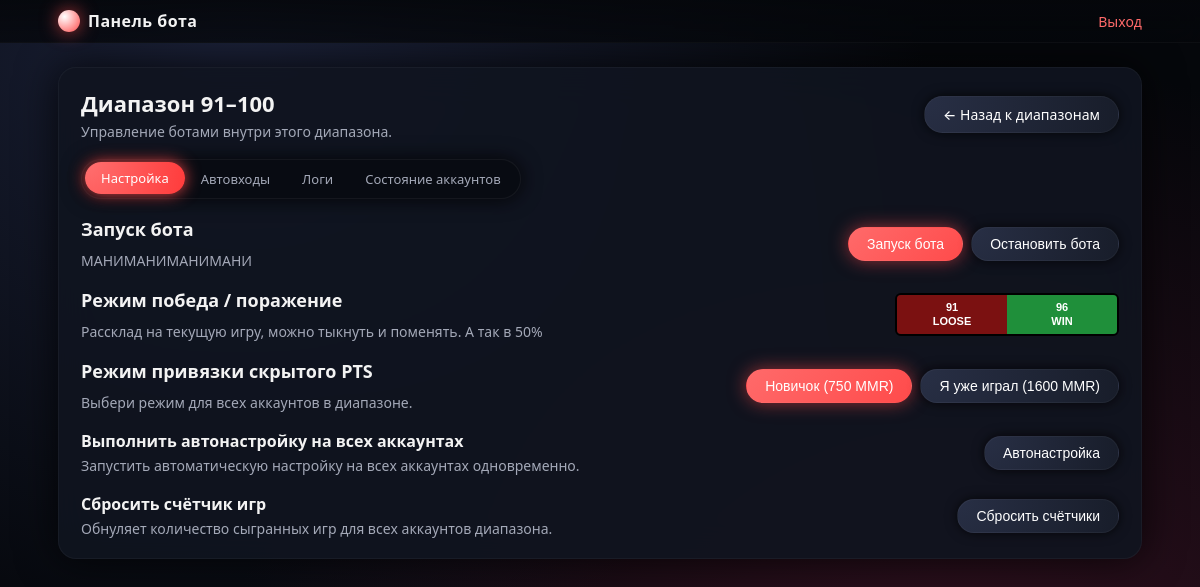
The page /range/11 (signed in) on the database as committed earlier.
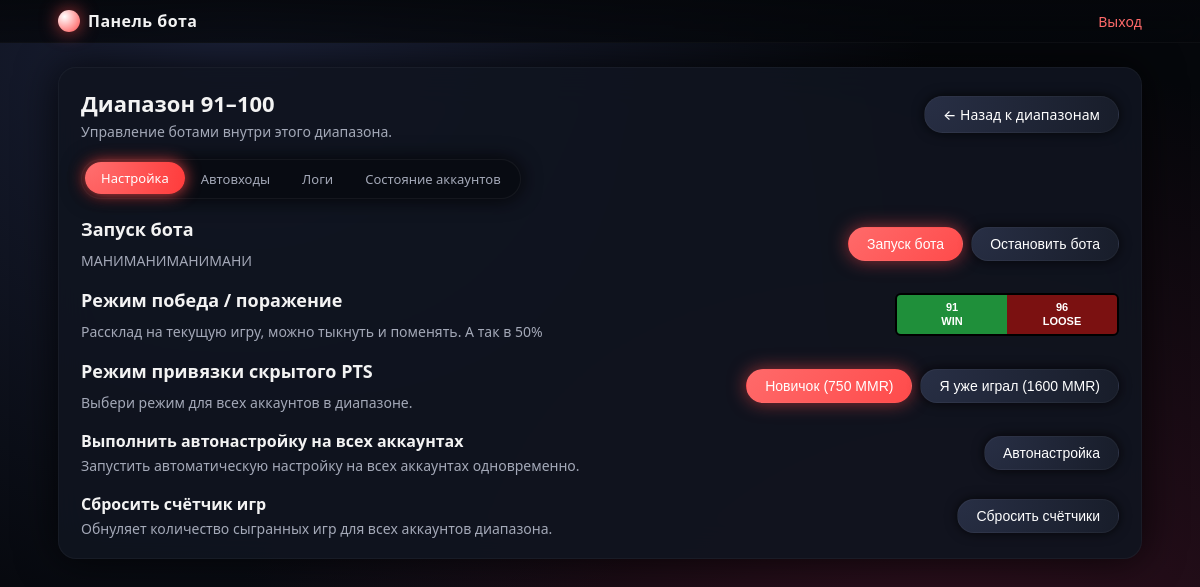
The same page on the database as committed later.
### server.py (the view)
@app.route("/range/<int:range_id>")
@login_required
def user_range(range_id: int):
    user = current_user()
    rng = NumberRange.query.get_or_404(range_id)
    if not user.is_super_admin and rng.user_id != user.id:
        flash("У вас нет прав на этот диапазон.", "danger")
        return redirect(url_for("user_dashboard"))
    tab = request.args.get("tab", "settings")
    if tab not in ("settings", "autologin", "logs", "state"):
        tab = "settings"
    jobs = AutoLoginJob.query.filter_by(range_id=rng.id).order_by(
        AutoLoginJob.id.desc()
    ).all()
    logs = AutoLoginLog.query.filter_by(range_id=rng.id).order_by(
        AutoLoginLog.created_at.desc()
    ).limit(200).all()
    states = AccountState.query.filter_by(range_id=rng.id).order_by(
        AccountState.number,
        AccountState.steam_id,
    ).all()
    return render_template(
        "user_range.html",
        user=user,
        rng=rng,
        tab=tab,
        jobs=jobs,
        logs=logs,
        states=states,
    )

### server.py (called while the page is built)
def login_required(f):
    @wraps(f)
    def wrapper(*args, **kwargs):
        if "user_id" not in session:
            return redirect(url_for("login"))
        return f(*args, **kwargs)
    return wrapper

def current_user():
    if "user_id" not in session:
        return None
    return User.query.get(session["user_id"])

@app.context_processor
def inject_current_user():
    return {"current_user": current_user()}

    @property
    def is_staff(self) -> bool:
        return bool(self.is_admin or self.is_super_admin)

### templates/user_range.html (shortened to what the changed rows need)
{% extends "base.html" %}
{% block content %}
<div style="display:flex; justify-content:space-between; align-items:center; gap:12px; flex-wrap:wrap;">
    <div>
        <h2 style="margin-bottom:4px;">Диапазон {{ rng.start }}–{{ rng.end }}</h2>
    </div>
</div>
<div style="margin-top:18px;">
    {% if tab == 'settings' %}
        <div style="display:flex; flex-direction:column; gap:18px;">
            <div style="display:flex; justify-content:space-between; align-items:center; flex-wrap:wrap; gap:10px%;">
                <form method="post"
                      action="{{ url_for('user_range_game_settings', range_id=rng.id) }}"
                      style="margin:0;">
                    {% set win_group = rng.win_group|default('right', true) %}
                    <div style="display:flex; border:2px solid #000; border-radius:6px; overflow:hidden;">
                        <button type="submit" name="win_group" value="left"
                                style="min-width:110px; padding:6px 12px; border:none;
                                       font-weight:600; font-size:11px; line-height:1.2;
                                       background-color: {% if win_group == 'left' %}#1f8f3a{% else %}#7b1111{% endif %};
                                       color:#fff;">
                            {{ rng.start }}<br>
                            {% if win_group == 'left' %}WIN{% else %}LOOSE{% endif %}
                        </button>
                        <button type="submit" name="win_group" value="right"
                                style="min-width:110px; padding:6px 12px; border:none;
                                       font-weight:600; font-size:11px; line-height:1.2;
                                       background-color: {% if win_group == 'right' %}#1f8f3a{% else %}#7b1111{% endif %};
                                       color:#fff;">
                            {{ rng.start + 5 }}<br>
                            {% if win_group == 'right' %}WIN{% else %}LOOSE{% endif %}
                        </button>
                    </div>
                </form>
            </div>
        </div>
    {% endif %}
</div>
{% endblock %}

Rows that differ between the two databases and show on the page:
changed NumberRange: win_group "right" → "left" (drawn)
